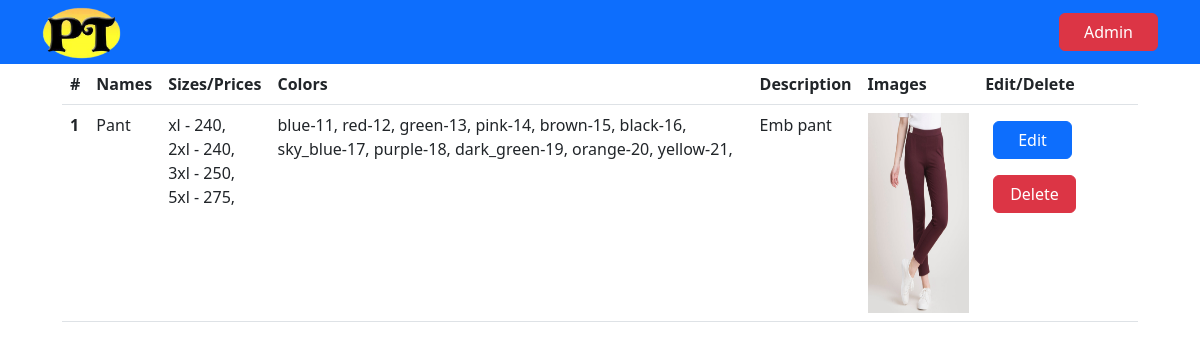
The app's page /dsb (signed in) with its own data.
### main.py (models this page shows)
class Product(db.Model):
    __tablename__ = "roduct"
    id = db.Column(db.Integer, primary_key=True)
    name = db.Column(db.String(50), nullable=False)
    category = db.Column(db.String(50), nullable=False)
    sizes_prices = db.Column(db.String(200), nullable=False)
    colors = db.Column(db.String(1500), nullable=False)
    description = db.Column(db.String(150), nullable=False)
    imageAdd = db.Column(db.String(600), nullable=False)

### main.py (the view)
@app.route('/dsb')
@login_required
def dsb():
    products = Product.query.all()
    products_stl=[]
    for product in products:
        l = stl(product)
        products_stl.append(l)
    return render_template('dsb.html',products=products_stl)

### main.py (called while the page is built)
@login_manager.user_loader
def load_user(user_id):
    return User.query.get(int(user_id))

def stl(product):
    id = product.id
    name = product.name
    category = product.category
    sizes_prices = ast.literal_eval(product.sizes_prices)
    colors = ast.literal_eval(product.colors)
    description = product.description
    imageAdd = ast.literal_eval(product.imageAdd)
    l={'id':id,'name':name, 'category':category, 'sizes_prices':sizes_prices,'colors':colors,'description':description,'imageAdd':imageAdd}
    return l

### templates/dsb.html
{% extends 'base.html' %} {% block body %}
<div class="container-fluid">
    <div class="row justify-content-center">
        <div class="col-lg-11  table-responsive">
            <table class="table">
                <thead>
                    <tr>
                        <th scope="col">#</th>
                        <th scope="col">Names</th>
                        <th scope="col">Sizes/Prices</th>
                        <th scope="col">Colors</th>
                        <th scope="col">Description</th>
                        <th scope="col">Images</th>
                        <th scope="col">Edit/Delete</th>
                    </tr>
                </thead>
                <tbody>
                    {% for product in products %}
                    <tr>
                        <th scope="row">1</th>
                        <td>{{product.name}}</td>
                        <td>
                            {% for size,price in product.sizes_prices %}
                            {{size}} - {{price}},<br>
                            {% endfor %}
                        </td>
                        <td>
                            {% for color,number,shade in product.colors %}
                            {{color}}-{{number}},
                            {% endfor %}
                        </td>
                        <td>{{product.description}}</td>
                        <td><img src="{{ url_for('static', filename='uploads/' + product.imageAdd[0]) }}" class="card-img-top" alt="{{product.imageAdd}}" style="height: 200px;"></td>
                        <td>
                            <a type="button" href="{{ url_for('update', id=product.id) }}" class="btn btn-primary m-2 px-4">Edit</a>
                            <a type="button" href="{{ url_for('delete', id=product.id) }}" class="btn btn-danger m-2 px-3" onclick="return confirm('Are you sure you want to delete this item?')">Delete</a>
                        </td>
                    </tr>
                    {% endfor %}
    </tbody>
</table>
</div>
</div>
</div>
{% endblock body %}

### templates/base.html (shortened to what this page needs)
<!DOCTYPE html>
<html lang="en">
<head>
  <link href="https://cdn.jsdelivr.net/npm/bootstrap@5.2.3/dist/css/bootstrap.min.css" rel="stylesheet"
 />
</head>
<body>
  <nav class="navbar navbar-expand-lg navbar-light bg-primary sticky-top py-1">
    <div class="container">
      <a class="navbar-brand py-0" href="{{ url_for('home') }}"><img width="80" src="{{url_for('static',filename='images/logo3.png')}}"
          alt="" /></a>
      <div class="collapse navbar-collapse" id="navbarNav">
        <ul class="navbar-nav ms-auto">
          <li class="nav-item">
            <a class="btn btn-danger ms-1 px-4" href="{{ url_for('login') }}">Admin</a>
          </li>
      </ul>
      </div>
    </div>
  </nav>
  {% block body %}
  {% endblock body %}
</body>
</html>

### templates/base.html (style rules this page uses)
body { min-width: 100%; }

### records on screen
Product: name "Pant", sizes_prices "xl" "2xl" "3xl" "5xl", sizes_prices "240" "240" "250" "275", colors "blue" "red" "green" "pink" "brown" "black" "sky_blue" "purple" "dark_green" "orange" "yellow", colors "11" "12" "13" "14" "15" "16" "17" "18" "19" "20" "21", description "Emb pant"
